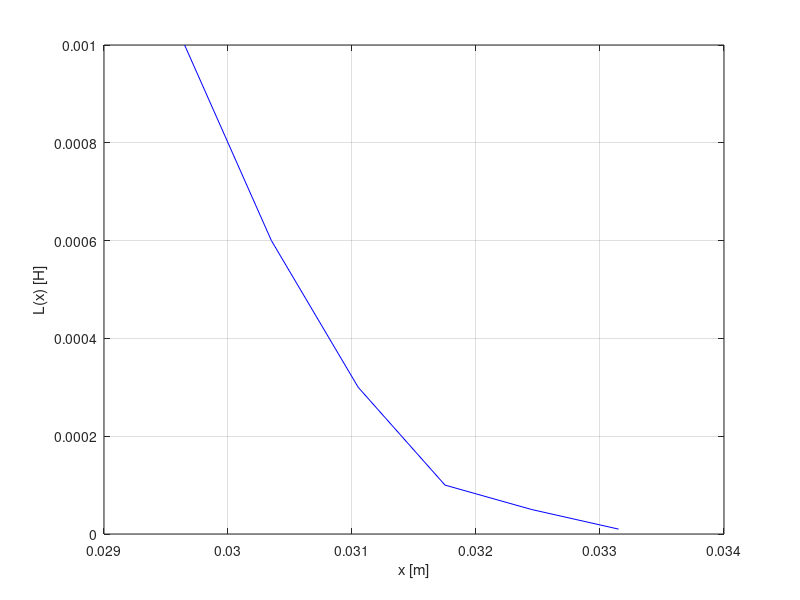
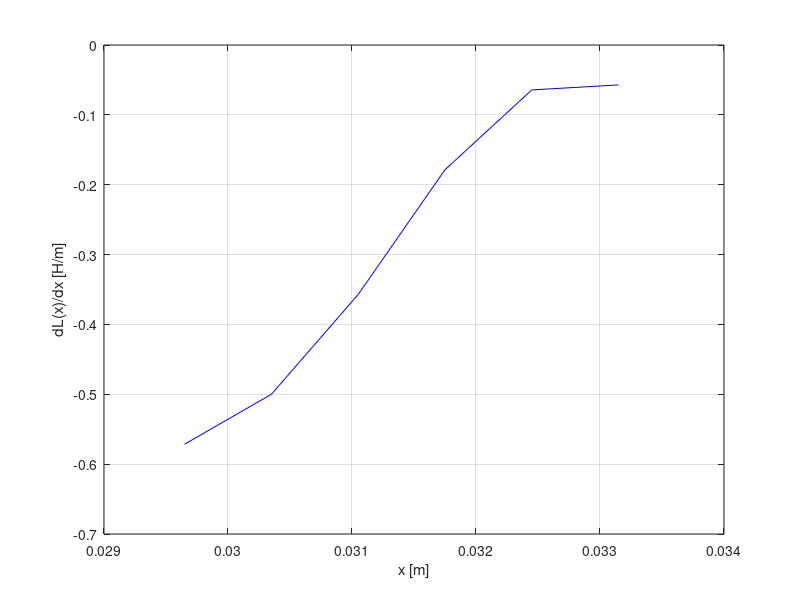

These charts were generated, in order, by the following MATLAB code:
%% Scaling x to inductance value

% Data

L = [0.001;0.0006;0.0003;0.0001;0.00005;0.00001]; %Uzupełnić pomiary 

L_size = size(L,1);
x = 0:0.0007:(0.0007*(L_size-1)); x = x';

Diameter = 59.3*0.001; %[m] //Ball diameter 
x = x + 0.5*Diameter;


dLdx = zeros(size(L)); 

% Numerical derivative - ends 
dLdx(1) = (L(2) - L(1)) / (x(2) - x(1));
dLdx(end) = (L(end) - L(end-1)) / (x(end) - x(end-1));

% Numerical derivative - rest of the points
for i = 2:length(L)-1
    dLdx(i) = (L(i+1) - L(i-1)) / (x(i+1) - x(i-1));
end

% Wykres
figure(1);
plot(x, L, 'b-');
grid on
xlabel('x [m]');
ylabel('L(x) [H]');

figure(2);
plot(x, dLdx, 'b-');
grid on
xlabel('x [m]');
ylabel('dL(x)/dx [H/m]');
